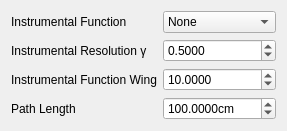
       <widget class="QWidget" name="radiance">
        <attribute name="title">
         <string>Radiance Spectrum</string>
        </attribute>
        <layout class="QGridLayout" name="gridLayout_17">
         <item row="0" column="0">
          <layout class="QGridLayout" name="gridLayout_18">
           <item row="0" column="0">
            <layout class="QFormLayout" name="formLayout_8">
             <property name="sizeConstraint">
              <enum>QLayout::SetFixedSize</enum>
             </property>
             <item row="0" column="0">
              <widget class="QLabel" name="label_29">
               <property name="text">
                <string>Instrumental Function</string>
               </property>
              </widget>
             </item>
             <item row="0" column="1">
              <widget class="QComboBox" name="rs_instrumental_fn">
               <item>
                <property name="text">
                 <string>None</string>
                </property>
               </item>
               <item>
                <property name="text">
                 <string>Rectangular</string>
                </property>
               </item>
               <item>
                <property name="text">
                 <string>Triangular</string>
                </property>
               </item>
               <item>
                <property name="text">
                 <string>Gaussian</string>
                </property>
               </item>
               <item>
                <property name="text">
                 <string>Diffraction</string>
                </property>
               </item>
               <item>
                <property name="text">
                 <string>Michelson</string>
                </property>
               </item>
               <item>
                <property name="text">
                 <string>Dispersion</string>
                </property>
               </item>
              </widget>
             </item>
             <item row="1" column="0">
              <widget class="QLabel" name="label">
               <property name="text">
                <string>Instrumental Resolution γ</string>
               </property>
              </widget>
             </item>
             <item row="1" column="1">
              <widget class="QDoubleSpinBox" name="rs_instrumental_resolution">
               <property name="decimals">
                <number>4</number>
               </property>
               <property name="minimum">
                <double>0.000000000000000</double>
               </property>
               <property name="maximum">
                <double>100000000000000000.000000000000000</double>
               </property>
               <property name="value">
                <double>0.500000000000000</double>
               </property>
              </widget>
             </item>
             <item row="2" column="0">
              <widget class="QLabel" name="label_2">
               <property name="text">
                <string>Instrumental Function Wing</string>
               </property>
              </widget>
             </item>
             <item row="2" column="1">
              <widget class="QDoubleSpinBox" name="rs_instrumental_fn_wing">
               <property name="decimals">
                <number>4</number>
               </property>
               <property name="minimum">
                <double>0.000000000000000</double>
               </property>
               <property name="maximum">
                <double>99999999999999991433150857216.000000000000000</double>
               </property>
               <property name="value">
                <double>10.000000000000000</double>
               </property>
              </widget>
             </item>
             <item row="3" column="0">
              <widget class="QLabel" name="label_30">
               <property name="text">
                <string>Path Length</string>
               </property>
              </widget>
             </item>
             <item row="3" column="1">
              <layout class="QHBoxLayout" name="horizontalLayout_13">
               <item>
                <widget class="QDoubleSpinBox" name="rs_path_length">
                 <property name="buttonSymbols">
                  <enum>QAbstractSpinBox::UpDownArrows</enum>
                 </property>
                 <property name="specialValueText">
                  <string/>
                 </property>
                 <property name="correctionMode">
                  <enum>QAbstractSpinBox::CorrectToPreviousValue</enum>
                 </property>
                 <property name="prefix">
                  <string/>
                 </property>
                 <property name="suffix">
                  <string>cm</string>
                 </property>
                 <property name="decimals">
                  <number>4</number>
                 </property>
                 <property name="maximum">
                  <double>10000000.000000000000000</double>
                 </property>
                 <property name="value">
                  <double>100.000000000000000</double>
                 </property>
                </widget>
               </item>
              </layout>
             </item>
            </layout>
           </item>
          </layout>
         </item>
        </layout>
       </widget>
